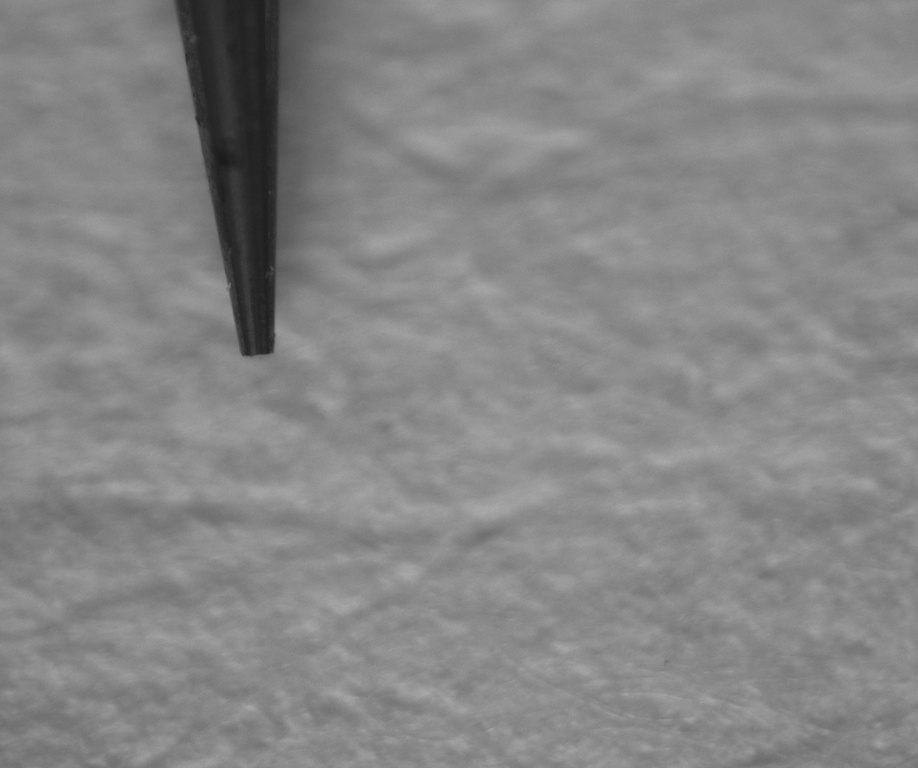
#> input picture pics/raw_5.333333333333333.jpg, 918 x 768 px, shrunk from 2448 x 2048 before the run
$ python run_needles.py
#> lines starting #> are read from the running program, lines starting #| are printed output that depends on the picture; after the words box and inside, x2 and y2 are one past the last pixel; in counts of white or black regions, pixels touching at a corner belong together; long printed decimals are rounded
#> further down, img is the input picture: shape (768, 918, 3); min 26, max 171, mean 133.6
#!/usr/local/bin/python3.11

import cv2
import os, sys
import numpy as np
from scipy import stats
import math

#th = {0: 150, 1: 120, 2: 120, 3:150}
th = {0: 130, 1: 70, 2: 100}

def process_image(img):
	gray = cv2.cvtColor(img, cv2.COLOR_RGBA2GRAY, 0)
	cv2.imwrite('results/'+str(ip)+'_gray.jpg', gray)

	blurred = cv2.GaussianBlur(gray, (15,15), 6)
	cv2.imwrite('results/'+str(ip)+'_blurred.jpg', blurred)

	ret, thresh = cv2.threshold(blurred, th[ip], 255, cv2.THRESH_BINARY)
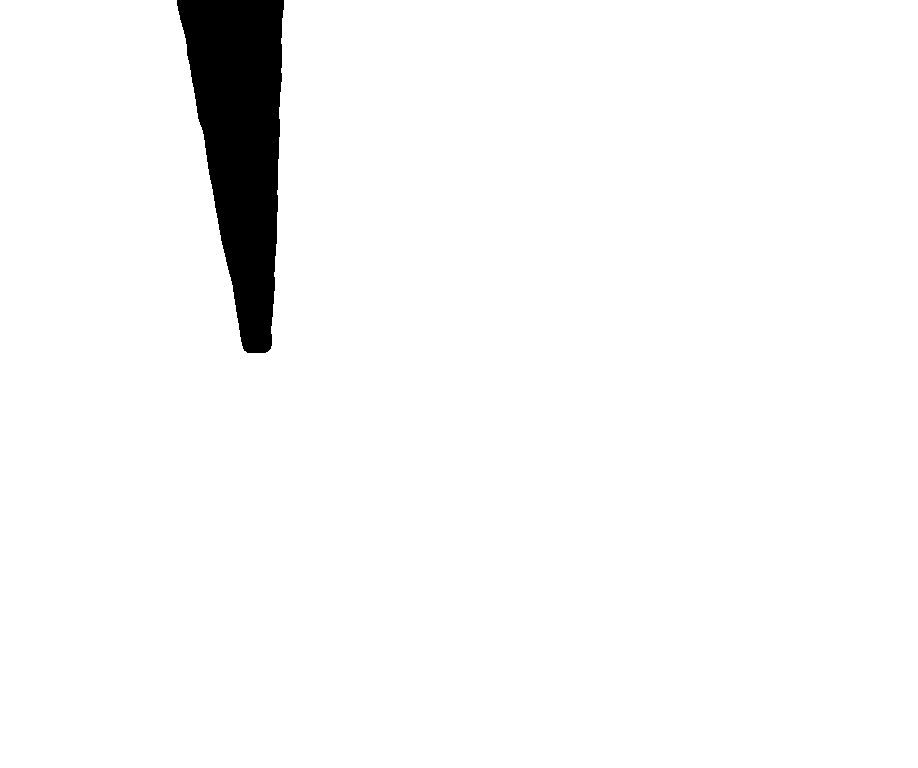
#> thresh: shape (768, 918); 96.6% white; 1 black region, box (x1, y1, x2, y2) and area: (177, 0, 284, 353) 23794
#> ret = 70
	cv2.imwrite('results/'+str(ip)+'_thresh.jpg', thresh)

	canny = cv2.Canny(thresh, 50, 100, 3)
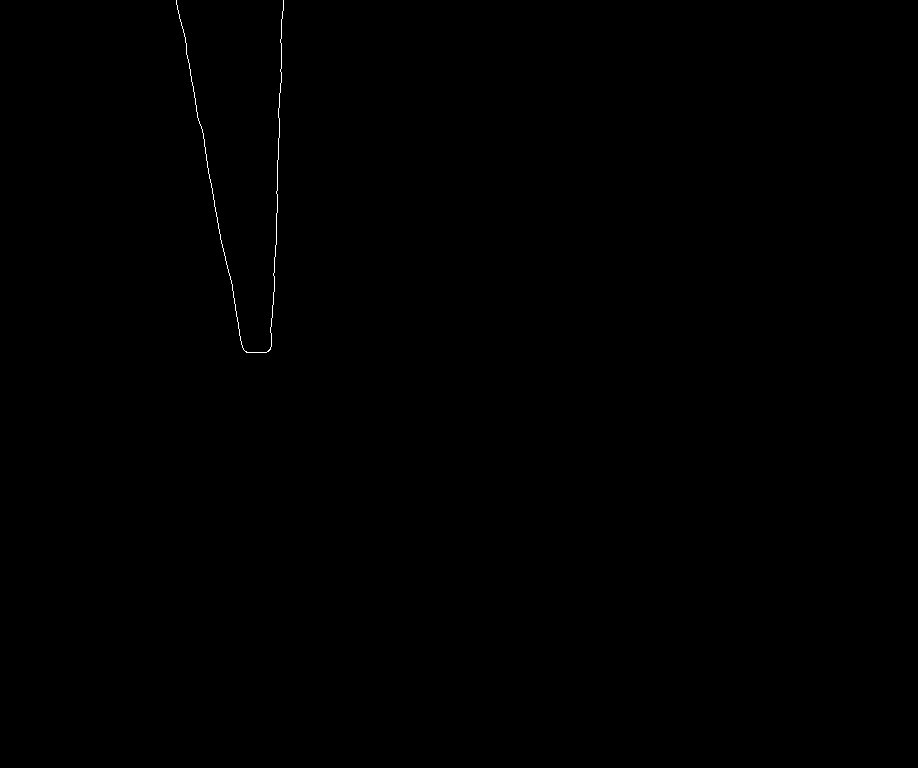
#> canny: shape (768, 918); 0.1% white in thin lines or dots, all inside (x1, y1, x2, y2) = (176, 0, 284, 353)
	cv2.imwrite('results/'+str(ip)+'_canny.jpg', canny)

	return canny

class Point:
	def __init__(self, x, xerr, y, yerr):
		self.x = x
		self.xerr = xerr
		self.y = y
		self.yerr = yerr

	# Method used to display X and Y coordinates
	# of a point
	def displayPoint(self, p):
		print(f"({p.x}, {p.y})")

def linesIntersection(A, B, C, D):
	# Line AB represented as a1x + b1y = c1
	a1 = B.y - A.y
	b1 = A.x - B.x
	c1 = a1*(A.x) + b1*(A.y)
	a1_err = math.sqrt(B.yerr**2 + A.yerr**2)
	b1_err = math.sqrt(A.xerr**2 + B.xerr**2)
	c1_err = math.sqrt((a1*A.x*math.sqrt((a1_err/a1)**2 + (A.xerr/A.x)**2))**2 + (b1*A.y*math.sqrt((b1_err/b1)**2 + (A.yerr/A.y)**2))**2)

	# Line CD represented as a2x + b2y = c2
	a2 = D.y - C.y
	b2 = C.x - D.x
	c2 = a2*(C.x) + b2*(C.y)
	a2_err = math.sqrt(B.yerr**2 + A.yerr**2)
	b2_err = math.sqrt(A.xerr**2 + B.xerr**2)
	c2_err = math.sqrt((a2*C.x*math.sqrt((a2_err/a2)**2 + (C.xerr/C.x)**2))**2 + (b2*C.y*math.sqrt((b2_err/b2)**2 + (C.yerr/C.y)**2))**2)

	det = a1*b2 - a2*b1
	det_err = math.sqrt((a1*b2*math.sqrt((a1_err/a1)**2 + (b2_err/b2)**2))**2 + (a2*b1*math.sqrt((a2_err/a2)**2 + (b1_err/b1)**2))**2)

	if (det == 0):
	    # The lines are parallel. This is simplified
	    # by returning a pair of FLT_MAX
	    return Point(10**9, 0, 10**9, 0)
	else:
		x = (b2*c1 - b1*c2)/det
		x_err = x*math.sqrt((math.sqrt((b2*c1*((b2_err/b2)**2 + (c1_err/c1)**2))**2 + (b1*c2*((b1_err/b1)**2 + (c2_err/c2)**2))**2)/(b2*c1 - b1*c2))**2 + (det_err/det)**2)
		y = (a1*c2 - a2*c1)/det
		y_err = y*math.sqrt((math.sqrt((a1*c2*((a1_err/a1)**2 + (c2_err/c2)**2))**2 + (a2*c1*((a2_err/a2)**2 + (c1_err/c1)**2))**2)/(a1*c2 - a2*c1))**2 + (det_err/det)**2)
		return Point(x, x_err, y, y_err)

if __name__ == '__main__':
	#img = cv2.imread("pics/raw_9.030025910684348.jpg")
	img = cv2.imread("pics/raw_5.333333333333333.jpg")
	#img = cv2.imread("pics/raw_1.6089857575911533.jpg")
	ip = 1

	# Initial processing
	processed_img = process_image(img)

	# Find line segments along the edges + sorting in ascending order in x-coordinate of the left edge
	lines = cv2.HoughLinesP(processed_img, 1, np.pi / 360, 50, 0, 0)
#> lines = 37 rows, first 6: [271, 346, 271, 333], [277, 212, 277, 194], [215, 207, 215, 209], [233, 293, 234, 302], [199, 121, 200, 125], [186, 47, 186, 51]
	lines = np.squeeze(lines,1)
	lines = lines[lines[:,0].argsort()]
#> lines = 37 rows, first 6: [179, 14, 179, 16], [184, 33, 186, 46], [186, 47, 186, 51], [187, 55, 188, 62], [190, 72, 190, 75], [191, 78, 191, 81]

	# Determine what the index of the last left segment is (the "separator" index)
	x1_nolastx1 = lines[:-1,0]
#> x1_nolastx1 = 36 values from 179 to 281
	x1_nofirstx1 = lines[1:,0]
#> x1_nofirstx1 = 36 values from 184 to 281
	x1_diff = x1_nofirstx1-x1_nolastx1
#> x1_diff = 36 values, max 32 at index 27, min 0 at index 8, mean 2.83
	separator = np.argmax(x1_diff)
#> separator = 27

	# Build x and y arrays to prepare for the regression
	outimg = np.copy(img)
	ireg = 0
	x_reg1 = np.zeros(2*(separator+1))
	y_reg1 = np.zeros(2*(separator+1))
	x_reg2 = np.zeros(2*(len(lines)-separator-1))
#> x_reg2 = 18 values from 0 to 0
	y_reg2 = np.zeros(2*(len(lines)-separator-1))
#> y_reg2 = 18 values from 0 to 0
	for line in lines:
		x1 = 0
		x2 = 0
		y1 = 0
		y2 = 0
		i = 0
		for xi in line:
			if i==0: x1 = xi
			if i==1: y1 = xi
			if i==2: x2 = xi
			if i==3: y2 = xi
			if ireg < (2*separator+1):
				x_reg1[ireg] = x1
				x_reg1[ireg+1] = x2
				y_reg1[ireg] = y1
				y_reg1[ireg+1] = y2
			else:
				x_reg2[ireg-2-(2*separator)] = x1
				x_reg2[ireg-1-(2*separator)] = x2
				y_reg2[ireg-2-(2*separator)] = y1
				y_reg2[ireg-1-(2*separator)] = y2
			i += 1
		ireg += 2
		cv2.line(outimg,(x1, y1),(x2, y2),(255,0,0),5)
#> this loop made 37 passes
#> (line, ireg) on passes 1 to 8: ([179, 14, 179, 16], 2), ([184, 33, 186, 46], 4), ([186, 47, 186, 51], 6), ([187, 55, 188, 62], 8), ([190, 72, 190, 75], 10), ([191, 78, 191, 81], 12), ([192, 82, 193, 87], 14), ([193, 88, 193, 91], 16)
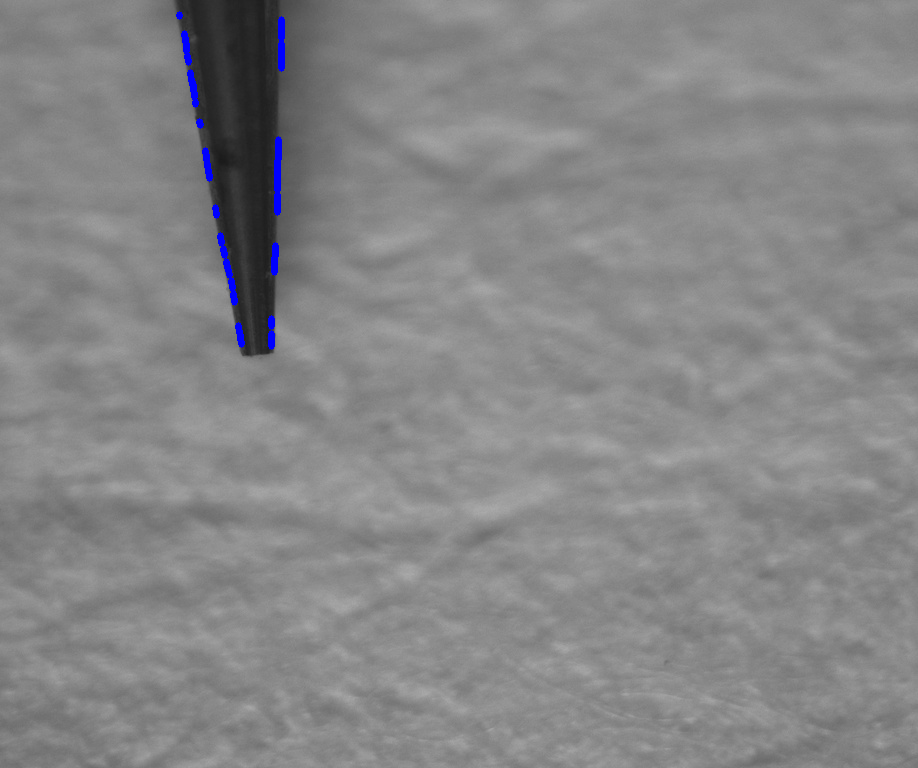
#> outimg: shape (768, 918, 3); 0.4% of pixels changed, all inside (x1, y1, x2, y2) = (176, 11, 285, 350)
#> after the loop, ireg = 74; x_reg1 = 56 values from 179 to 241; x_reg2 = 18 values from 271 to 281; y_reg1 = 56 values, max 344 at index 55, min 14 at index 0, mean 163.7; y_reg2 = 18 values, max 346 at index 2, min 19 at index 17, mean 198.6

	# Apply a regression on the arrays
	res1 = stats.linregress(x_reg1, y_reg1)
#> res1 = (5.27, -928, 0.999, 9.58e-79, 0.0268)
	res2 = stats.linregress(x_reg2, y_reg2)
#> res2 = (-28.76, 8140.7, -0.981, 8.54e-13, 1.43)

	# Draw the two lines on the original image
	line1 = cv2.line(outimg,(1, int(res1.intercept+res1.slope)),(img.shape[0], int(res1.intercept+res1.slope*img.shape[0])),(0,0,255),3)
	line2 = cv2.line(outimg,(1, int(res2.intercept+res1.slope)),(img.shape[0], int(res2.intercept+res2.slope*img.shape[0])),(0,0,255),3)

	# Find intersection from line 1 (points A,B) and line 2 (points C,D)
	A = Point(1,0,res1.intercept+res1.slope,res1.intercept_stderr)
#> in __init__, `self.y = y`: self.y = -922.7
	B = Point(img.shape[0],0,res1.intercept+res1.slope*img.shape[0],math.sqrt((res1.intercept_stderr**2)+((res1.stderr**2)*img.shape[0])))
	C = Point(1,0,res2.intercept+res2.slope,res2.intercept_stderr)
	D = Point(img.shape[0],0,res2.intercept+res2.slope*img.shape[0],math.sqrt((res2.intercept_stderr**2)+((res2.stderr**2)*img.shape[0])))
	xl = int(linesIntersection(A, B, C, D).x)
#> in linesIntersection, `a1 = B.y - A.y`: a1 = 4040.9
#> in linesIntersection, `c1 = a1*(A.x) + b1*(A.y)`: c1 = 711750.8
#> in linesIntersection, `c1_err = math.sqrt((a1*A.x*math.sqrt((a1_err/a1)**2 + (A.xerr/A.x)**2)..`: c1_err = 4281.7
#> in linesIntersection, `a2 = D.y - C.y`: a2 = -22062
#> in linesIntersection, `c2 = a2*(C.x) + b2*(C.y)`: c2 = -6243900.7
#> in linesIntersection, `c2_err = math.sqrt((a2*C.x*math.sqrt((a2_err/a2)**2 + (C.xerr/C.x)**2)..`: c2_err = 302363.3
#> in linesIntersection, `det = a1*b2 - a2*b1`: det = -20020935.9
#> in linesIntersection, `det_err = math.sqrt((a1*b2*math.sqrt((a1_err/a1)**2 + (b2_err/b2)**2))..`: det_err = 8601.4
#> in linesIntersection, `x = (b2*c1 - b1*c2)/det`: x = 266.5
#> in linesIntersection, `x_err = x*math.sqrt((math.sqrt((b2*c1*((b2_err/b2)**2 + (c1_err/c1)**2..`: x_err = 0.572
#> in linesIntersection, `y = (a1*c2 - a2*c1)/det`: y = 475.9
#> in linesIntersection, `y_err = y*math.sqrt((math.sqrt((a1*c2*((a1_err/a1)**2 + (c2_err/c2)**2..`: y_err = 2.97
#> xl = 266
	xl_err = linesIntersection(A, B, C, D).xerr
#> xl_err = 0.572
	yl = int(linesIntersection(A, B, C, D).y)
#> yl = 475
	yl_err = linesIntersection(A, B, C, D).yerr
#> yl_err = 2.97
	print("Intersection is at: ("+str(xl)+","+str(yl)+") pixels")
#| Intersection is at: (266,475) pixels
	print("Uncertainties from the regression: ("+str(xl_err)+","+str(yl_err)+") pixels")
#| Uncertainties from the regression: (0.5725,2.967) pixels
	cv2.circle(outimg, (xl, yl), 2, (0, 0, 255), 20)
	cv2.putText(outimg, '('+str(int(xl))+','+str(int(yl))+')', (xl+100, yl+100), cv2.FONT_HERSHEY_SIMPLEX, 1, (0, 255, 0), 2, cv2.LINE_AA)
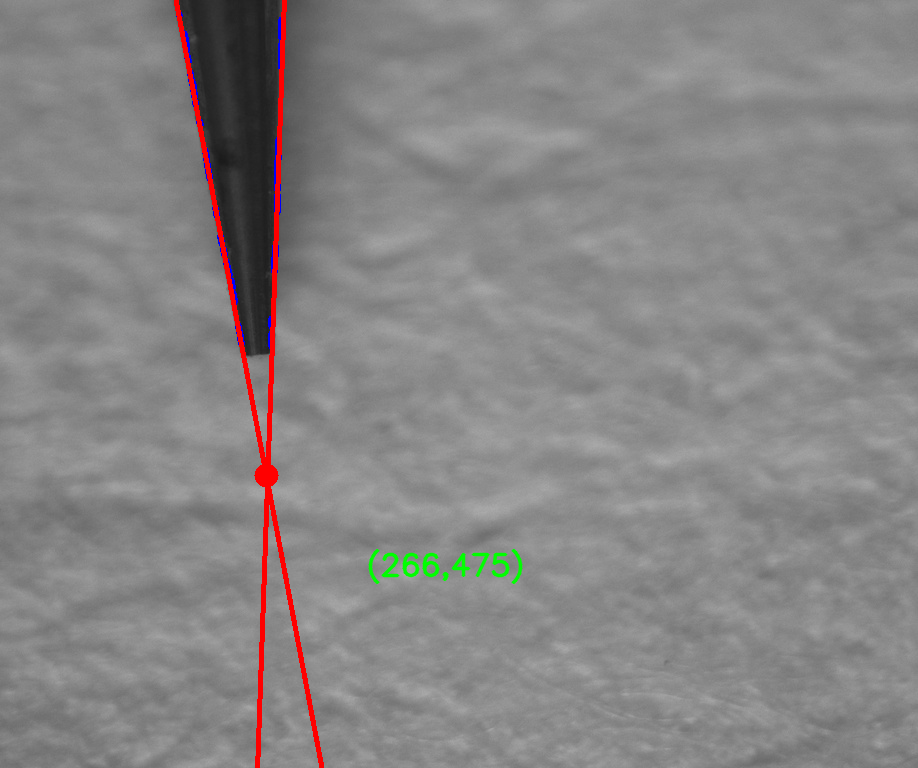
#> outimg: shape (768, 918, 3); mean B, G, R 132.3, 132.6, 134.9

	cv2.imwrite('results/canvasOutput.jpg', outimg)

$ run again, with pics/raw_9.030025910684348.jpg copied over pics/raw_5.333333333333333.jpg
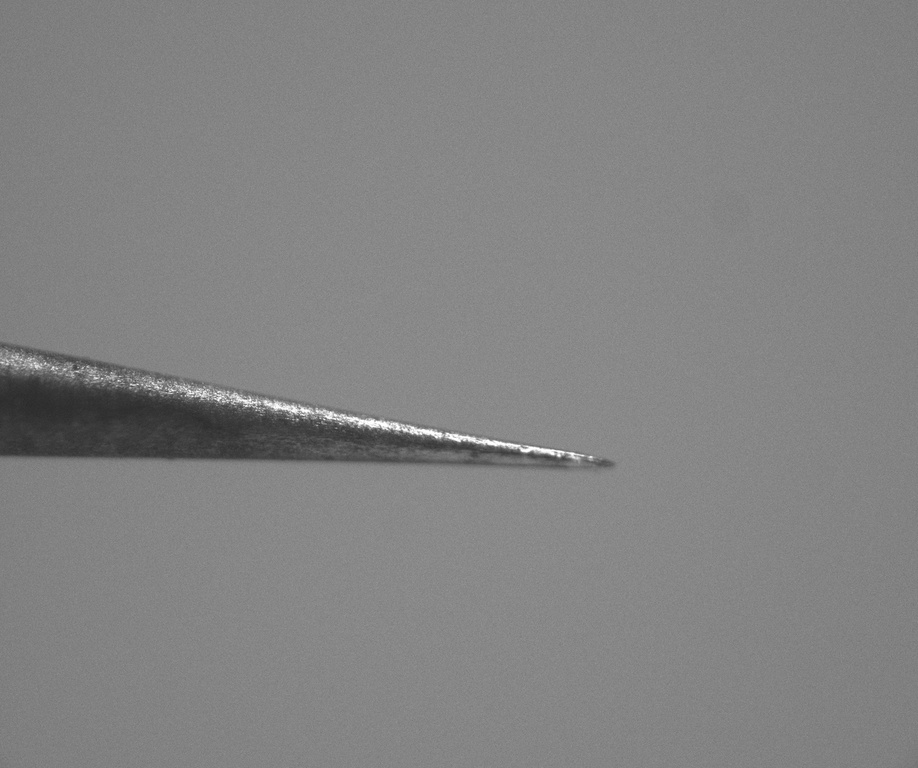
#> input picture pics/raw_9.030025910684348.jpg, 918 x 768 px, shrunk from 2448 x 2048 before the run
#> img is the input picture: shape (768, 918, 3); min 41, max 255, mean 130.5
#> in process_image, `ret, thresh = cv2.threshold(blurred, th[ip], 255, cv2.THRESH_BINARY)`:
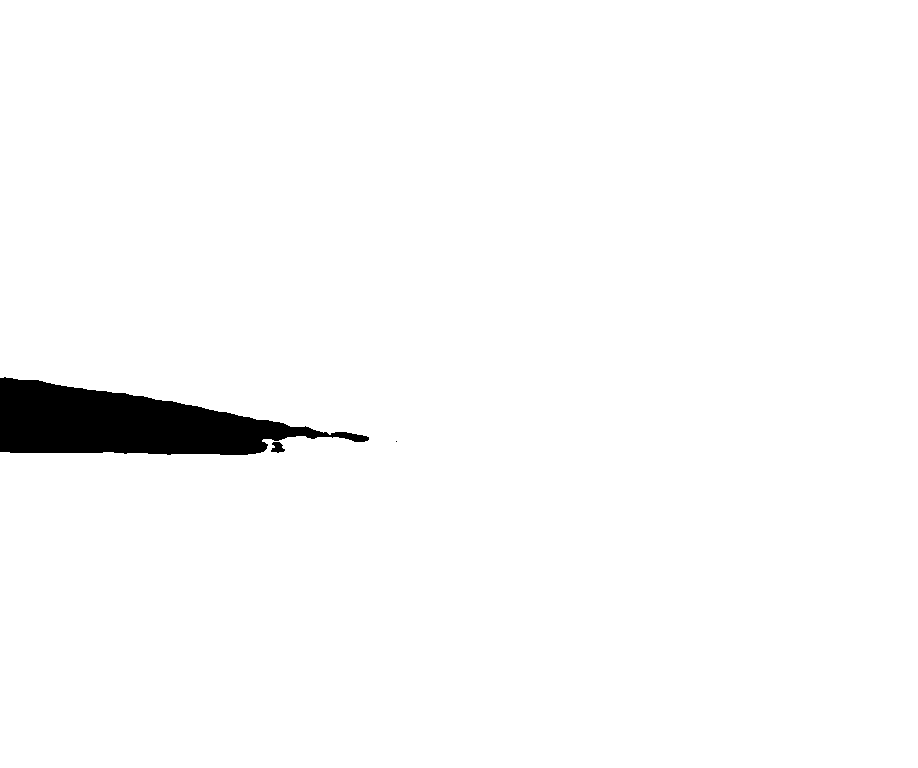
#> thresh: shape (768, 918); 97.7% white; 3 black regions (1 under 20 px), largest, box (x1, y1, x2, y2) and area: (0, 377, 369, 455) 16028, (271, 442, 285, 453) 102
#> ret = 70
#> canny: shape (768, 918); 0.12% white in thin lines or dots, all inside (x1, y1, x2, y2) = (0, 377, 398, 455)
#> `lines = cv2.HoughLinesP(processed_img, 1, np.pi / 360, 50, 0, 0)`: lines = 31 rows, first 6: [113, 452, 122, 452], [128, 452, 146, 452], [50, 383, 52, 383], [38, 380, 44, 381], [191, 405, 194, 405], [290, 426, 294, 426]
#> `lines = lines[lines[:,0].argsort()]`: lines = 31 rows, first 6: [0, 377, 6, 377], [9, 452, 78, 452], [20, 379, 26, 379], [38, 380, 44, 381], [50, 383, 52, 383], [53, 383, 59, 384]
#> x1_nolastx1 = 30 values from 0 to 366
#> x1_nofirstx1 = 30 values from 9 to 395
#> x1_diff = 30 values, max 56 at index 22, min 2 at index 9, mean 13.17
#> separator = 22
#> `x_reg2 = np.zeros(2*(len(lines)-separator-1))`: x_reg2 = [0, 0, 0, 0, 0, 0, 0, 0, 0, 0, 0, 0, 0, 0, 0, 0]
#> the loop `for line in lines:` made 31 passes
#> (line, ireg) on passes 1 to 8: ([0, 377, 6, 377], 2), ([9, 452, 78, 452], 4), ([20, 379, 26, 379], 6), ([38, 380, 44, 381], 8), ([50, 383, 52, 383], 10), ([53, 383, 59, 384], 12), ([69, 386, 72, 386], 14), ([76, 387, 85, 388], 16)
#> after the loop `for line in lines:`: ireg = 62; x_reg1 = 46 values, max 247 at index 45, min 0 at index 0, mean 127.7; x_reg2 = [290, 294, 298, 302, 310, 314, 326, 327, 332, 335, 338, 342, 366, 368, 395, 397]; y_reg1 = 46 values, max 453 at index 30, min 377 at index 0, mean 405.1; y_reg2 = [426, 426, 426, 426, 428, 429, 432, 432, 432, 432, 431, 431, 440, 440, 440, 440]
#> res1 = (0.133, 388.1, 0.39, 0.00736, 0.0473)
#> res2 = (0.152, 381.1, 0.959, 4.73e-09, 0.012)
#> self.y = 388.3
#> a1 = 101.9
#> c1 = -297693.3
#> c1_err = 5293.9
#> a2 = 116.9
#> c2 = -292316
#> c2_err = 3095.4
#> det = 11520.6
#> det_err = 10682.6
#> x = 358
#> x_err = 332
#> y = 435.7
#> y_err = 405.4
#> xl = 358
#> xl_err = 332
#> yl = 435
#> yl_err = 405.4
#| Intersection is at: (358,435) pixels
#| Uncertainties from the regression: (332.028,405.359) pixels
#> `cv2.putText(outimg, '('+str(int(xl))+','+str(int(yl))+')', (xl+100, yl..`:
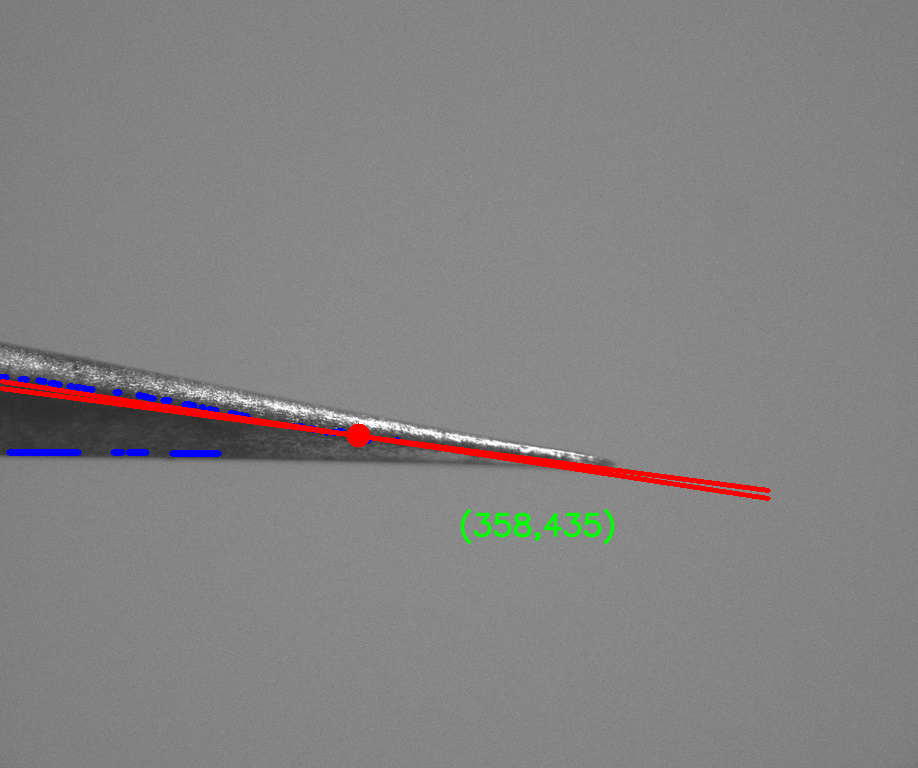
#> outimg: shape (768, 918, 3); mean B, G, R 129.9, 129.7, 131.6
